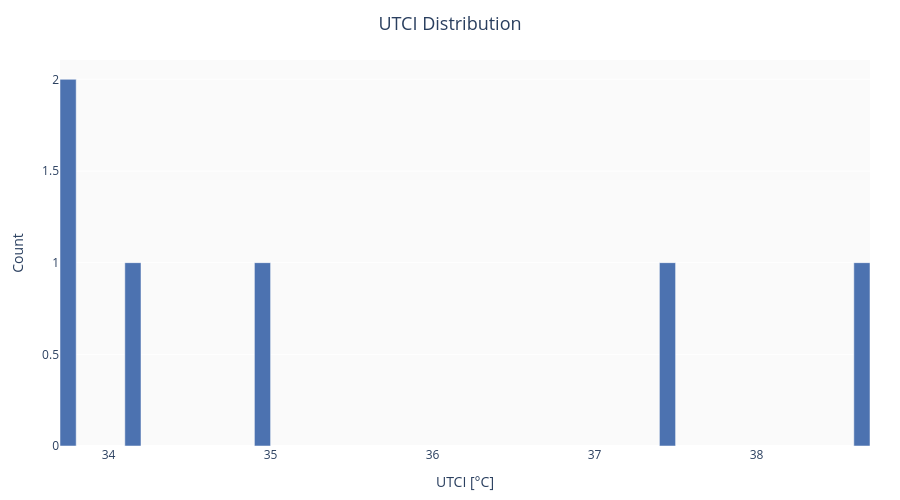

Source (notebook cell):
### Markdown cell above
### `output="index"` — valores contínuos de UTCI

### Code cell
utci_index = lcz_utci(
    air_temp, wind_speed, relative_humidity,
    lc_z=lcz_transect, output="index",
)

for name, val in zip(transect_names, utci_index.values):
    print(f"  {name:<20s}  UTCI = {val:5.1f} degC")

print("\nSummary stats:", utci_index.stats)
utci_index.plot

### Figure 1 — Plotly figure (JSON) as saved in the notebook; plotly's stock layout.template omitted (floating-point values rounded to 4 significant figures)
{"data": [{"marker": {"color": "#4C72B0", "line": {"color": "white", "width": 0.5}}, "nbinsx": 50, "type": "histogram", "x": [38.64, 37.41, 34.97, 34.16, 33.76, 33.76]}], "layout": {"height": 500, "margin": {"b": 50, "l": 60, "r": 30, "t": 60}, "paper_bgcolor": "white", "plot_bgcolor": "#fafafa", "title": {"font": {"size": 18}, "text": "UTCI Distribution", "x": 0.5, "xanchor": "center"}, "width": 900, "xaxis": {"title": {"text": "UTCI [°C]"}}, "yaxis": {"title": {"text": "Count"}}}}
